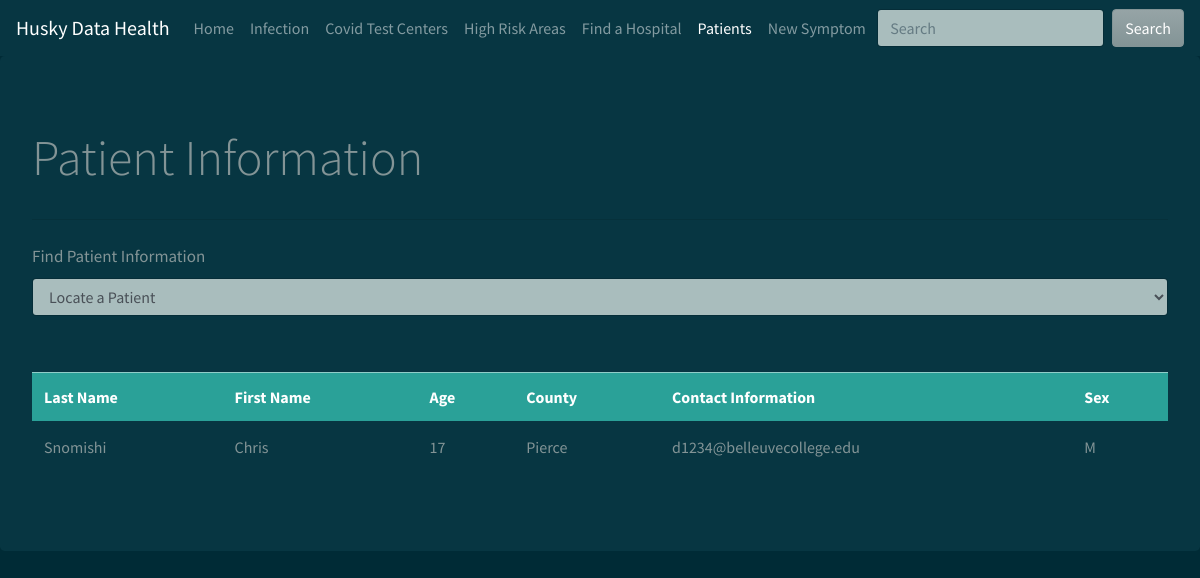
Page /patient.php?user=4 on the committed database.
### tables this page shows
CREATE TABLE `USER_INFO` (
  `user_id` int(11) NOT NULL DEFAULT '0',
  `email` varchar(30) NOT NULL,
  `first_name` varchar(20) NOT NULL,
  `last_name` varchar(20) NOT NULL,
  `county` varchar(20) DEFAULT NULL,
  `sex` varchar(5) NOT NULL,
  `age` int(11) NOT NULL,
  `Case_start_data` date DEFAULT NULL
);

### patient.php (the view, shortened to what this page needs)
<!DOCTYPE html>
<html lang="en">
    <head>
        <link rel="stylesheet" href="https://bootswatch.com/4/solar/bootstrap.min.css">
    </head>
    <body>
        <nav class="navbar navbar-expand-lg navbar-dark bg-dark">
            <a class="navbar-brand" href="#">Husky Data Health</a>
            <div class="collapse navbar-collapse" id="navbarColor02">
                <ul class="navbar-nav mr-auto">
                    <li class="nav-item">
                        <a class="nav-link" href="index.php">Home
                        </a>
                    </li>
                    <li class="nav-item">
                        <a class="nav-link" href="infection.php">Infection</a>
                    </li>
                    <li class="nav-item">
                        <a class="nav-link" href="covid_test_center.php">Covid Test Centers</a>
                    </li>
                    <li class="nav-item">
                        <a class="nav-link" href="high_risk.php">High Risk Areas</a>
                    </li>
                    <li class="nav-item">
                        <a class="nav-link" href="hospital.php">Find a Hospital</a>
                    </li>
                    <li class="nav-item active">
                        <a class="nav-link" href="patient.php">Patients</a>
                    </li>
                    <li class="nav-item">
                        <a class="nav-link" href="new_symptoms.php">New Symptom</a>
                    </li>
                </ul>
                <form class="form-inline my-2 my-lg-0">
                    <input class="form-control mr-sm-2" type="text" placeholder="Search">
                    <button class="btn btn-secondary my-2 my-sm-0" type="submit">Search</button>
                </form>
            </div>
        </nav>
        <div class="jumbotron">
            <p style="font-size: 50px" class="lead">Patient Information</p>
            <hr class="my-4">
            <form method="GET" action="patient.php">
                <div class="form-group">
                    <label style="font-size: 17px" for="county_control_form">Find Patient Information
                    </label>
                    <select class = "form-control" name="user" onchange='this.form.submit()' id='county_control_form'>
                        <option selected>Locate a Patient</option>
                        <?php
                        $connection = mysqli_connect(DBHOST, DBUSER, DBPASS, DBNAME);
                        ?>
                    </select>
                </div>
                    <?php
                    if ($_SERVER["REQUEST_METHOD"] == "GET")
                    {
                        if (isset($_GET['user']) )
                        {
                    ?>
                    <p>&nbsp;</p>
                    <table class="table table-hover">
                        <thead>
                            <tr class="table-success">
                                <th scope="col">Last Name</th>
                                <th scope="col">First Name</th>
                                <th scope="col">Age</th>
                                <th scope="col">County</th>
                                <th scope="col">Contact Information</th>
                                <th scope="col">Sex</th>
                            </tr>
                        </thead>
                        <?php
                            $sql = " SELECT * FROM
                             USER_INFO
                             WHERE user_id = {$_GET['user']}";
                            if ($result = mysqli_query($connection, $sql))
                            {
                                while($row = mysqli_fetch_assoc($result))
                                {
                        ?>
                        <tr>
                            <td><?php echo $row['last_name'] ?></td>
                            <td><?php echo $row['first_name'] ?></td>
                            <td><?php echo $row['age'] ?></td>
                            <td><?php echo $row['county'] ?></td>
                            <td><?php echo $row['email'] ?></td>
                            <td><?php echo $row['sex'] ?></td>
                        </tr>
                    <?php
                            }
                        }
                    }
                }
                    ?>
                </table>
            </form>
        </div>
    </body>
</html>

### rows in the picture
user_info: last_name "Snomishi", first_name "Chris", age "17", county "Pierce", email "d1234@belleuvecollege.edu", sex "M"
